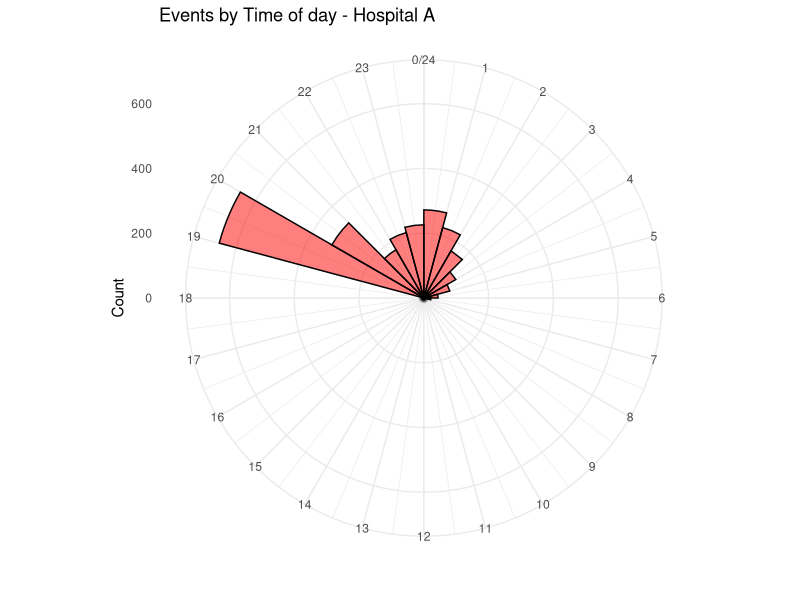
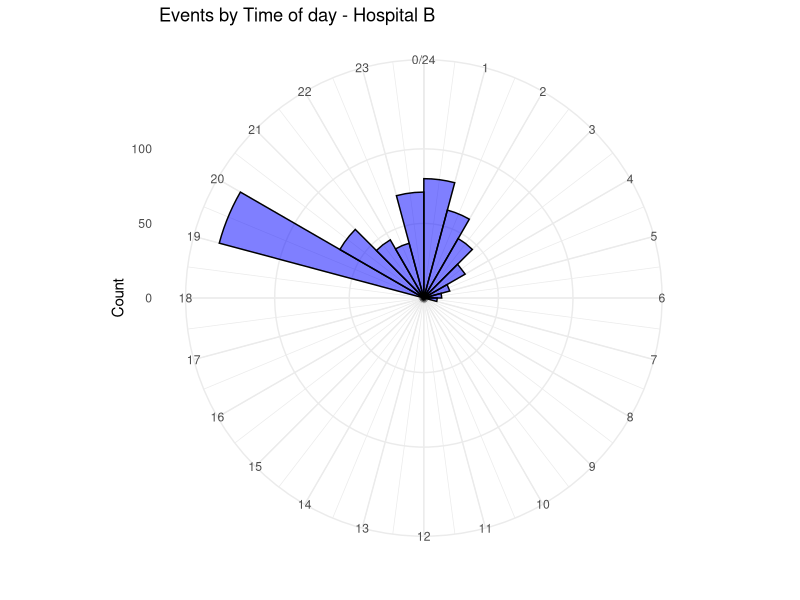
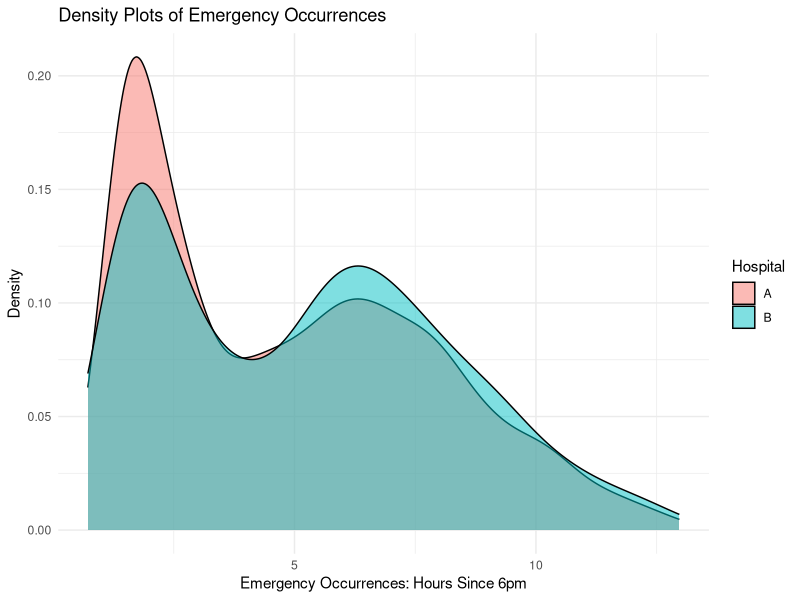

Here is the R script that generated these plots, in order:
## ---- chunk 1
knitr::opts_chunk$set(echo = FALSE)
## ---- chunk 2
library(tidyverse)
library(vroom)
library(broom)
library(stats)
library("mgcv")
## ---- chunk 3
df <- vroom("Data/surgery_times.csv")
# Adding new variable depicting hour since begging of night shift
df<-df %>%
  mutate(hours_since_6pm = ifelse(hour <= 18, hour + 6, hour - 18))
# Calculating average of the variable "hours_since_6pm" in dataset
avg_obs_time <- sum(df$hours_since_6pm)/nrow(df) 
avg_obs_time
## ---- chunk 4
#filtering data into hospital a and hospital b
df_a<-df%>%
  filter(hospital == "A")

df_b <- df%>%
  filter(hospital == "B")

#avg obs time for hospital occurrences - A and B
mean(df_a$hours_since_6pm)
mean(df_b$hours_since_6pm) 
sd(df_b$hours_since_6pm) 
sd(df_a$hours_since_6pm)
## ---- chunk 5
#plotting the two data sets on a circular histogram

ggplot(data = df_a, aes(x = hour)) + 
  geom_histogram(breaks = seq(0, 
  24), width = 2, fill = "red", color = "black", alpha = 0.5) +
  coord_polar(start = 0) + 
  theme_minimal() + 
  scale_fill_brewer() + 
  ylab("Count") + 
  ggtitle("Events by Time of day - Hospital A") + 
  scale_x_continuous("", limits = c(0, 24), breaks = seq(0, 24), labels = seq(0,24))

ggplot(data = df_b, aes(x = hour)) + 
  geom_histogram(breaks = seq(0, 
  24), width = 2, fill = "blue", color = "black", alpha = 0.5) +
  coord_polar(start = 0) + 
  theme_minimal() + 
  scale_fill_brewer() + 
  ylab("Count") + 
  ggtitle("Events by Time of day - Hospital B") + 
  scale_x_continuous("", limits = c(0, 24), breaks = seq(0, 24), labels = seq(0,24))

## ---- chunk 6
# plotting a density plot
df %>%
  ggplot(aes(x = hours_since_6pm, fill = hospital)) +
  geom_density(alpha = 0.5) + 
  labs(x = "Emergency Occurrences: Hours Since 6pm",
       y = "Density",
       title = "Density Plots of Emergency Occurrences",
       fill = "Hospital") + 
  theme_minimal()
## ---- chunk 7
# creating two samples with just the time variable
hospital1_df <- df$hours_since_6pm[df$hospital == "A"]
hospital2_df <- df$hours_since_6pm[df$hospital == "B"]

#Because sample size is large, by central limit theorem we do not have to assume normality of population, we just need normality of sample means, a t test can be conducted.

test_result_t <- t.test(hospital1_df, hospital2_df, var.equal = TRUE)
test_result_t
## ---- chunk 8
# fitting a simple logistic regression model on complication
df<-df%>%
  mutate(complication_coded = ifelse(complication == "Yes", 1, 0))

surgery_model <- glm(complication_coded ~ hospital + age + dow + hours_since_6pm, family = "binomial", data = df)

tidy(surgery_model)
